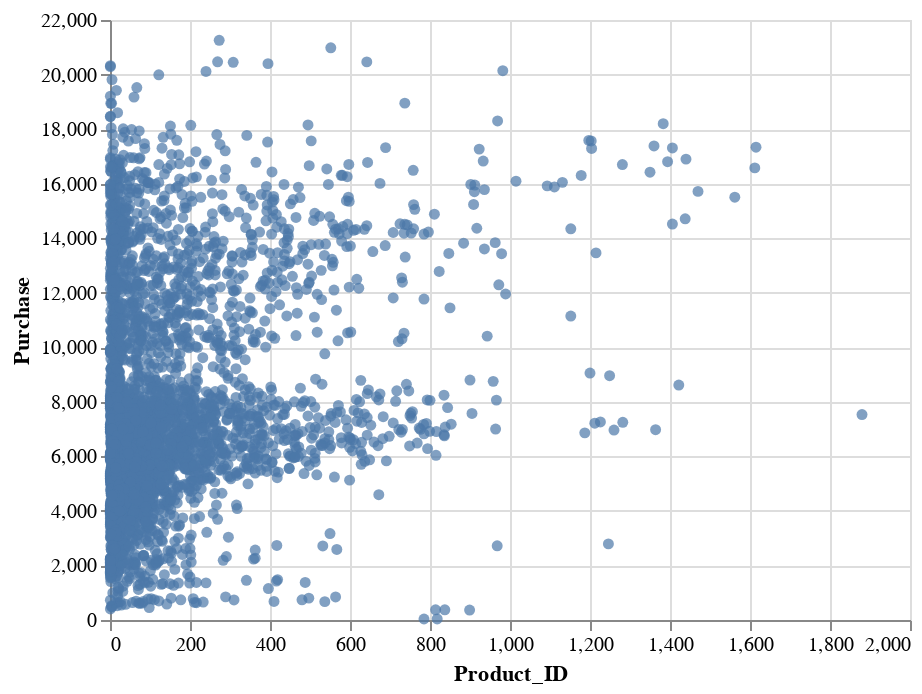

The cell this chart's notebook holds for it:
### Code cell
alt.Chart(df).mark_circle().encode(
    x="Product_ID", 
    y="Purchase"
)

### Figure 1 — Vega-Lite specification as saved in the notebook (floating-point values rounded to 4 significant figures; data arrays with more than 128 entries replaced by an {"elided": "..."} marker saying what was removed)
{"config": {"view": {"continuousWidth": 400, "continuousHeight": 300}}, "data": {"name": "data-8ff5f91421ca49245bf1b9d80cf7944a"}, "mark": "circle", "encoding": {"x": {"type": "quantitative", "field": "Product_ID"}, "y": {"type": "quantitative", "field": "Purchase"}}, "$schema": "https://vega.github.io/schema/vega-lite/v4.8.1.json", "datasets": {"data-8ff5f91421ca49245bf1b9d80cf7944a": {"elided": "3631 records"}}}
